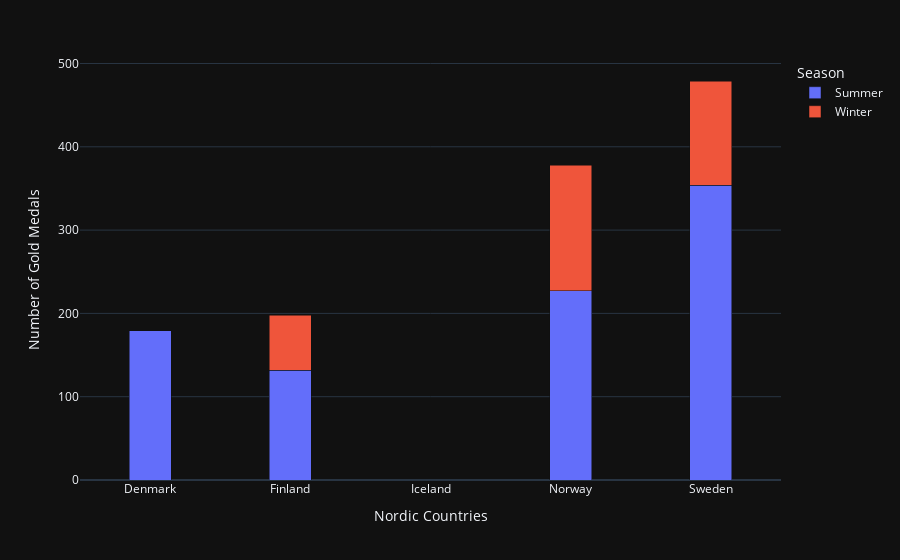

The notebook cell saved with this chart:
### Markdown cell above
The next task is to show one more attribute: Season. You should show the total number of medals per Nordic country, but separated by season. I.e, how many medals has Norway got in Summer Olympics, how many in Winter olympics; how many gold medals has Sweden got in Winter Olympics, how many in Summer, etc. Think about the "Season" attribute - what type does it have and what channel would be appropriate to visualize it?

**Task 3.2: Visualize total number of gold medals per Nordic country, per season.**

**TASK FOR YOU**:

### Code cell
# Filtering out nordic countries that also won gold medals
gold_medals_per_season = olympics[olympics["NOC"].isin(["NOR", "SWE", "DEN", "FIN", "ISL"])]
gold_medals_per_season["Gold Medal"] = gold_medals_per_season["Medal"] == "Gold"
gold_medals_per_season = gold_medals_per_season.groupby(["NOC", "Season"], as_index=False).sum()
gold_medals_per_season["NOC"] = gold_medals_per_season["NOC"].replace(["NOR", "SWE", "DEN", "FIN", "ISL"], ["Norway", "Sweden", "Denmark", "Finland", "Iceland"])

fig = px.bar(gold_medals_per_season, x="NOC", y="Gold Medal",
             labels={
                 "Gold Medal" : "Number of Gold Medals",
                 "NOC": "Nordic Countries"
             },
             color='Season', barmode='stack',
             height=600)
fig.update_traces(width=0.3)
fig.layout.template = "plotly_dark"
fig.show()

### Figure 1 — Plotly figure (JSON) as saved in the notebook; plotly's stock layout.template omitted (floating-point values rounded to 4 significant figures)
{"data": [{"alignmentgroup": "True", "hovertemplate": "Season=Summer<br>Nordic Countries=%{x}<br>Number of Gold Medals=%{y}<extra></extra>", "legendgroup": "Summer", "marker": {"color": "#636efa", "pattern": {"shape": ""}}, "name": "Summer", "offsetgroup": "Summer", "orientation": "v", "showlegend": true, "textposition": "auto", "type": "bar", "width": 0.3, "x": ["Denmark", "Finland", "Iceland", "Norway", "Sweden"], "xaxis": "x", "y": [179, 132, 0, 227, 354], "yaxis": "y"}, {"alignmentgroup": "True", "hovertemplate": "Season=Winter<br>Nordic Countries=%{x}<br>Number of Gold Medals=%{y}<extra></extra>", "legendgroup": "Winter", "marker": {"color": "#EF553B", "pattern": {"shape": ""}}, "name": "Winter", "offsetgroup": "Winter", "orientation": "v", "showlegend": true, "textposition": "auto", "type": "bar", "width": 0.3, "x": ["Denmark", "Finland", "Iceland", "Norway", "Sweden"], "xaxis": "x", "y": [0, 66, 0, 151, 125], "yaxis": "y"}], "layout": {"autosize": true, "barmode": "stack", "legend": {"title": {"text": "Season"}, "tracegroupgap": 0}, "margin": {"t": 60}, "xaxis": {"anchor": "y", "autorange": true, "domain": [0, 1], "range": [-0.5, 4.5], "title": {"text": "Nordic Countries"}, "type": "category"}, "yaxis": {"anchor": "x", "autorange": true, "domain": [0, 1], "range": [0, 504.2], "title": {"text": "Number of Gold Medals"}, "type": "linear"}}}
